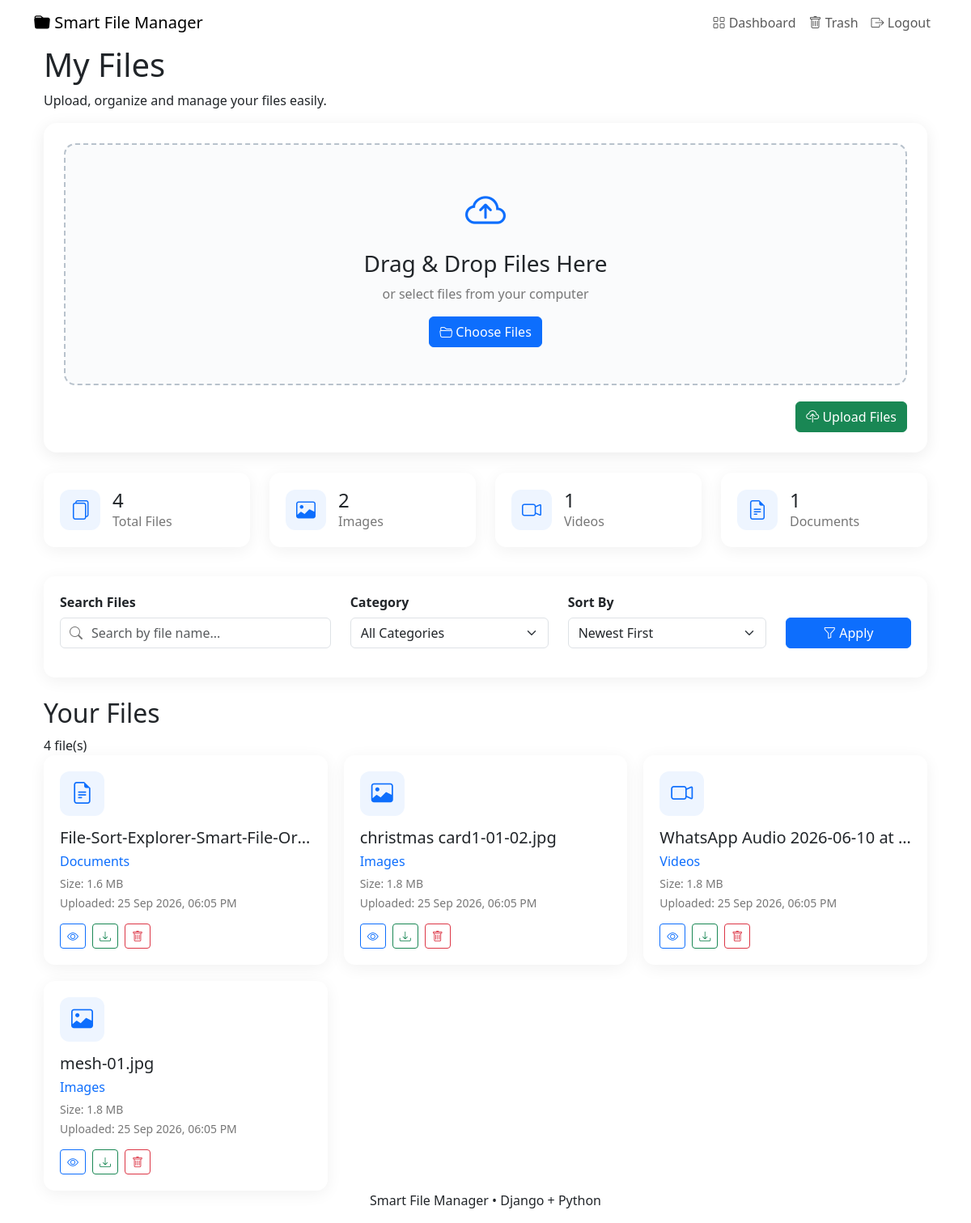
The page /dashboard/ (signed in) on the database its author committed.
### filemanager/models.py (models this page shows, shortened)
class File(models.Model):
    CATEGORY_CHOICES = [
        ("image", "Images"),
        ("video", "Videos"),
        ("document", "Documents"),
        ("other", "Others"),
    ]
    user = models.ForeignKey(
        User,
        on_delete=models.CASCADE,
        related_name="managed_files"
    )
    file = models.FileField(
        upload_to=file_upload_path
    )
    name = models.CharField(
        max_length=255
    )
    category = models.CharField(
        max_length=20,
        choices=CATEGORY_CHOICES
    )
    file_size = models.BigIntegerField(
        default=0
    )
    file_hash = models.CharField(
        max_length=64
    )
    uploaded_at = models.DateTimeField(
        auto_now_add=True
    )
    deleted_at = models.DateTimeField(
        null=True,
        blank=True
    )
    is_deleted = models.BooleanField(
        default=False
    )
    class Meta:
        ordering = ["-uploaded_at"]
    @property
    def category_label(self):
        return self.get_category_display()

### filemanager/views.py (the view)
@login_required
def dashboard(request):
    files = File.objects.filter(
        user=request.user,
        is_deleted=False
    )
    search = request.GET.get(
        "search",
        ""
    ).strip()
    if search:
        files = files.filter(
            Q(name__icontains=search)
        )
    category = request.GET.get(
        "category",
        ""
    )
    if category:
        files = files.filter(
            category=category
        )
    sort = request.GET.get(
        "sort",
        "newest"
    )
    if sort == "oldest":
        files = files.order_by(
            "uploaded_at"
        )
    elif sort == "largest":
        files = files.order_by(
            "-file_size"
        )
    elif sort == "smallest":
        files = files.order_by(
            "file_size"
        )
    else:
        files = files.order_by(
            "-uploaded_at"
        )
    all_files = File.objects.filter(
        user=request.user,
        is_deleted=False
    )
    total_files = all_files.count()
    image_count = all_files.filter(
        category="image"
    ).count()
    video_count = all_files.filter(
        category="video"
    ).count()
    document_count = all_files.filter(
        category="document"
    ).count()
    other_count = all_files.filter(
        category="other"
    ).count()
    total_size = sum(
        file.file_size
        for file in all_files
    )
    context = {
        "files": files,
        "search": search,
        "category": category,
        "sort": sort,
        "total_files": total_files,
        "image_count": image_count,
        "video_count": video_count,
        "document_count": document_count,
        "other_count": other_count,
        "total_size": total_size,
    }
    return render(
        request,
        "filemanager/dashboard.html",
        context
    )

### filemanager/templates/filemanager/dashboard.html (shortened to what this page needs)
{% extends "filemanager/base.html" %}
{% block content %}
<div class="container-fluid dashboard-container">
    <div class="dashboard-header">
        <div>
            <h1>My Files</h1>
            <p>
                Upload, organize and manage your files easily.
            </p>
        </div>
    </div>
    <div class="upload-card">
        <form
            method="POST"
            action="{% url 'upload' %}"
            enctype="multipart/form-data"
            id="uploadForm"
        >
            <div
                class="drop-zone"
                id="dropZone"
            >
                <div class="upload-icon">
                    <i class="bi bi-cloud-arrow-up"></i>
                </div>
                <h3>
                    Drag & Drop Files Here
                </h3>
                <p>
                    or select files from your computer
                </p>
                <label
                    for="fileInput"
                    class="btn btn-primary"
                >
                    <i class="bi bi-folder2-open"></i>
                    Choose Files
                </label>
            </div>
            <div class="upload-button-container">
                <button
                    type="submit"
                    class="btn btn-success"
                    id="uploadButton"
                >
                    <i class="bi bi-cloud-upload"></i>
                    Upload Files
                </button>
            </div>
        </form>
    </div>
    <div class="row statistics-row">
        <div class="col-lg-3 col-md-6 mb-3">
            <div class="stat-card">
                <div class="stat-icon">
                    <i class="bi bi-files"></i>
                </div>
                <div>
                    <h4>
                        {{ total_files }}
                    </h4>
                    <p>
                        Total Files
                    </p>
                </div>
            </div>
        </div>
        <div class="col-lg-3 col-md-6 mb-3">
            <div class="stat-card">
                <div class="stat-icon">
                    <i class="bi bi-image"></i>
                </div>
                <div>
                    <h4>
                        {{ image_count }}
                    </h4>
                    <p>
                        Images
                    </p>
                </div>
            </div>
        </div>
        <div class="col-lg-3 col-md-6 mb-3">
            <div class="stat-card">
                <div class="stat-icon">
                    <i class="bi bi-camera-video"></i>
                </div>
                <div>
                    <h4>
                        {{ video_count }}
                    </h4>
                    <p>
                        Videos
                    </p>
                </div>
            </div>
        </div>
        <div class="col-lg-3 col-md-6 mb-3">
            <div class="stat-card">
                <div class="stat-icon">
                    <i class="bi bi-file-earmark-text"></i>
                </div>
                <div>
                    <h4>
                        {{ document_count }}
                    </h4>
                    <p>
                        Documents
                    </p>
                </div>
            </div>
        </div>
    </div>
    <div class="filter-card">
        <form
            method="GET"
            action="{% url 'dashboard' %}"
        >
            <div class="row align-items-end">
                <div class="col-lg-4 col-md-6 mb-3">
                    <label>
                        Search Files
                    </label>
                    <div class="search-box">
                        <i class="bi bi-search"></i>
                        <input
                            type="text"
                            name="search"
                            value="{{ search }}"
                            class="form-control"
                            placeholder="Search by file name..."
                        >
                    </div>
                </div>
                <div class="col-lg-3 col-md-6 mb-3">
                    <label>
                        Category
                    </label>
                    <select
                        name="category"
                        class="form-select"
                    >
                        <option value="">
                            All Categories
                        </option>
                    </select>
                </div>
                <div class="col-lg-3 col-md-6 mb-3">
                    <label>
                        Sort By
                    </label>
                    <select
                        name="sort"
                        class="form-select"
                    >
                        <option
                            value="newest"
                            {% if sort == "newest" %}
                                selected
                            {% endif %}
                        >
                            Newest First
                        </option>
                    </select>
                </div>
                <div class="col-lg-2 col-md-6 mb-3">
                    <button
                        type="submit"
                        class="btn btn-primary filter-button"
                    >
                        <i class="bi bi-funnel"></i>
                        Apply
                    </button>
                </div>
            </div>
        </form>
    </div>
    <div class="files-section">
        <div class="section-title">
            <div>
                <h2>
                    Your Files
                </h2>
                <span>
                    {{ files|length }} file(s)
                </span>
            </div>
        </div>
        {% if files %}
        <div class="file-grid">
            {% for item in files %}
            <div class="file-card">
                <div class="file-icon">
                    {% if item.category == "image" %}
                        <i class="bi bi-image"></i>
                    {% elif item.category == "video" %}
                        <i class="bi bi-camera-video"></i>
                    {% elif item.category == "document" %}
                        <i class="bi bi-file-earmark-text"></i>
                    {% else %}
                        <i class="bi bi-file-earmark"></i>
                    {% endif %}
                </div>
                <div class="file-info">
                    <h5
                        title="{{ item.name }}"
                    >
                        {{ item.name }}
                    </h5>
                    <p>
                        {{ item.category_label }}
                    </p>
                    <small>
                        Size:
                        {{ item.file_size|filesizeformat }}
                    </small>
                    <small>
                        Uploaded:
                        {{ item.uploaded_at|date:"d M Y, h:i A" }}
                    </small>
                </div>
                <div class="file-actions">
                    <a
                        href="{% url 'file_detail' item.id %}"
                        class="btn btn-sm btn-outline-primary"
                        title="View"
                    >
                        <i class="bi bi-eye"></i>
                    </a>
                    <a
                        href="{% url 'download' item.id %}"
                        class="btn btn-sm btn-outline-success"
                        title="Download"
                    >
                        <i class="bi bi-download"></i>
                    </a>
                    <form
                        method="POST"
                        action="{% url 'move_to_trash' item.id %}"
                    >
                        <button
                            type="submit"
                            class="btn btn-sm btn-outline-danger"
                            title="Move to Trash"
                            onclick="return confirm('Move this file to trash?')"
                        >
                            <i class="bi bi-trash"></i>
                        </button>
                    </form>
                </div>
            </div>
            {% endfor %}
        </div>
        {% endif %}
    </div>
</div>
{% endblock %}

### filemanager/templates/filemanager/base.html (shortened to what this page needs)
{% load static %}
<!DOCTYPE html>
<html lang="en">
<head>
    <link
        href="https://cdn.jsdelivr.net/npm/bootstrap@5.3.3/dist/css/bootstrap.min.css"
        rel="stylesheet">
    <link
        rel="stylesheet"
        href="https://cdn.jsdelivr.net/npm/bootstrap-icons@1.11.3/font/bootstrap-icons.min.css">
    <link
        rel="stylesheet"
        href="{% static 'css/style.css' %}">
</head>
<body>
{% if user.is_authenticated %}
<nav class="navbar navbar-expand-lg main-navbar">
    <div class="container">
        <a
            href="{% url 'dashboard' %}"
            class="navbar-brand">
            <i class="bi bi-folder-fill"></i>
            Smart File Manager
        </a>
        <div
            class="collapse navbar-collapse"
            id="navbarMenu">
            <ul class="navbar-nav ms-auto">
                <li class="nav-item">
                    <a
                        href="{% url 'dashboard' %}"
                        class="nav-link">
                        <i class="bi bi-grid"></i>
                        Dashboard
                    </a>
                </li>
                <li class="nav-item">
                    <a
                        href="{% url 'trash' %}"
                        class="nav-link">
                        <i class="bi bi-trash"></i>
                        Trash
                    </a>
                </li>
                <li class="nav-item">
                    <a
                        href="{% url 'logout' %}"
                        class="nav-link">
                        <i class="bi bi-box-arrow-right"></i>
                        Logout
                    </a>
                </li>
            </ul>
        </div>
    </div>
</nav>
{% endif %}
<main class="main-content">
    <div class="container">
        {% block content %}
        {% endblock %}
    </div>
</main>
<footer>
    <div class="container text-center">
        <p>
            Smart File Manager
            <span>•</span>
            Django + Python
        </p>
    </div>
</footer>
</body>
</html>

### filemanager/static/css/style.css (style rules this page uses)
.upload-card { background: #ffffff; border-radius: 16px; padding: 25px; margin-bottom: 25px; box-shadow: 0 4px 20px rgba(0, 0, 0, 0.08); }
.drop-zone { border: 2px dashed #b8c2cc; border-radius: 14px; padding: 45px 20px; text-align: center; transition: 0.3s; background: #fafbfc; }
.upload-icon { font-size: 50px; color: #0d6efd; margin-bottom: 10px; }
.drop-zone h3 { margin-bottom: 8px; }
.drop-zone p { color: #777; }
.upload-button-container { margin-top: 20px; text-align: right; }
.statistics-row { margin-bottom: 20px; }
.stat-card { background: #ffffff; border-radius: 14px; padding: 20px; display: flex; align-items: center; gap: 15px; box-shadow: 0 4px 20px rgba(0, 0, 0, 0.06); }
.stat-icon { width: 50px; height: 50px; border-radius: 12px; background: #eef5ff; color: #0d6efd; display: flex; align-items: center; justify-content: center; font-size: 24px; }
.stat-card h4 { margin: 0; }
.stat-card p { margin: 0; color: #777; }
.filter-card { background: #ffffff; border-radius: 14px; padding: 20px; margin-bottom: 25px; box-shadow: 0 4px 20px rgba(0, 0, 0, 0.06); }
.filter-card label { font-weight: 600; margin-bottom: 7px; }
.search-box { position: relative; }
.search-box i { position: absolute; left: 12px; top: 50%; transform: translateY(-50%); color: #777; }
.search-box input { padding-left: 38px; }
.filter-button { width: 100%; }
.file-grid { display: grid; grid-template-columns: repeat( auto-fill, minmax(280px, 1fr) ); gap: 20px; }
.file-card { background: #ffffff; border-radius: 14px; padding: 20px; box-shadow: 0 4px 20px rgba(0, 0, 0, 0.06); transition: 0.2s; }
.file-icon { width: 55px; height: 55px; border-radius: 12px; background: #eef5ff; color: #0d6efd; display: flex; align-items: center; justify-content: center; font-size: 27px; margin-bottom: 15px; }
.file-info h5 { margin-bottom: 5px; overflow: hidden; text-overflow: ellipsis; white-space: nowrap; }
.file-info p { color: #0d6efd; margin-bottom: 5px; }
.file-info small { display: block; color: #777; margin-bottom: 3px; }
.file-actions { display: flex; gap: 8px; margin-top: 15px; }
.file-actions form { margin: 0; }

### rows shown on the page
File: name "File-Sort-Explorer-Smart-File-Or…", category_label "Documents", file_size|filesizeformat "1.6 MB", uploaded_at "25 Sep 2026, 06:05 PM"
File: name "christmas card1-01-02.jpg", category_label "Images", file_size|filesizeformat "1.8 MB", uploaded_at "25 Sep 2026, 06:05 PM"
File: name "WhatsApp Audio 2026-06-10 at…", category_label "Videos", file_size|filesizeformat "1.8 MB", uploaded_at "25 Sep 2026, 06:05 PM"
File: name "mesh-01.jpg", category_label "Images", file_size|filesizeformat "1.8 MB", uploaded_at "25 Sep 2026, 06:05 PM"

### other values the page prints
{{ total_files }} "4"
{{ image_count }} "2"
{{ video_count }} "1"
{{ document_count }} "1"
{{ files|length }} "4"
